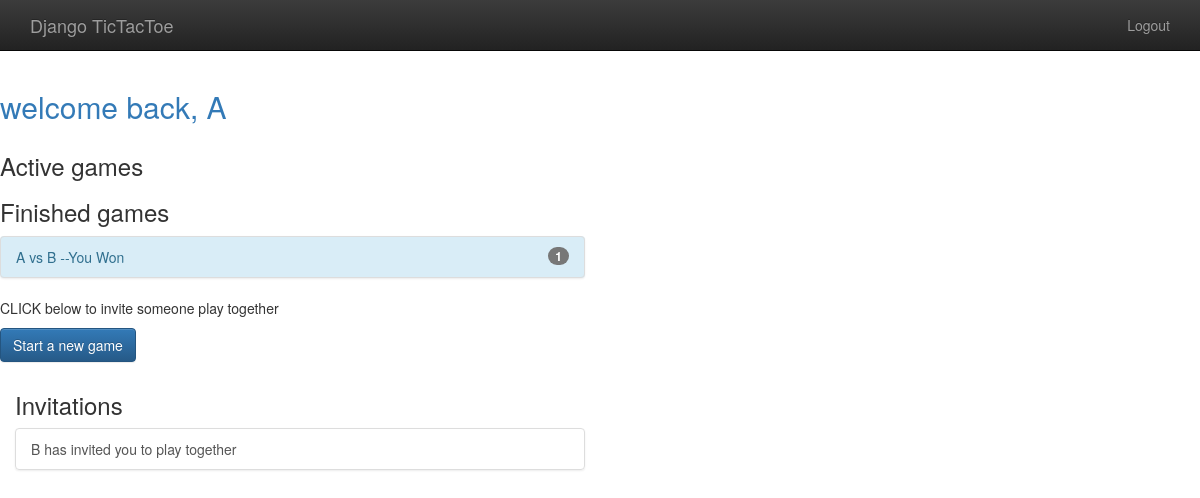
The app's page /player/home (signed in) with its own data.
### gameplay/models.py (models this page shows, shortened)
class Game(models.Model):
    first_player = models.ForeignKey(User, related_name="games_first_player", on_delete=models.CASCADE)
    second_player = models.ForeignKey(User, related_name="games_second_player", on_delete=models.CASCADE)
    start_time = models.DateTimeField(auto_now_add=True)
    last_active = models.DateTimeField(auto_now=True)
    status = models.CharField(max_length=1, default='F', choices=GAME_STATUS_CHOICES)
    objects = GamesQuerySet.as_manager()
    def get_absolute_url(self):
        return reverse("gameplay_detail", args=[self.id])
    def __str__(self):
        return f"{self.first_player} vs {self.second_player}"

### player/models.py (models this page shows)
class Invitation(models.Model):
    from_user = models.ForeignKey(User, related_name='invitation_send', on_delete=models.CASCADE)
    to_user = models.ForeignKey(
        User,
        related_name='invitation_received',
        verbose_name="User to invite",
        help_text="Select user you want to play with", on_delete=models.CASCADE)
    message = models.CharField(
        max_length=300, blank=True,
        verbose_name="Optional Message",
        help_text="It's nice to say hello.")
    timestamp = models.DateTimeField(auto_now_add=True)

### player/views.py (the view)
# urls.py: path('home', home, name="player_home"),
@login_required()
def home(request):
    my_games = Game.objects.games_for_user(request.user)
    active_games = my_games.active()
    finished_games = my_games.difference(active_games)
    invitations = request.user.invitation_received.all()
    return render(request, "player/home.html",
                {'active_games': active_games,
                'finished_games':finished_games,
                'invitations': invitations})

### gameplay/models.py (called while the page is built)
    def games_for_user(self, user):
        return self.filter(
            Q(first_player=user) or Q(second_player=user)
        )

    def active(self):
        return self.filter(
            Q(status='F') or Q(status='S')
        )

### templates/player/home.html (shortened to what this page needs)
{% extends "base.html" %}
{% load static %}
{% block content %}
    <h2 class="text-primary">welcome back, {{ user.username }} </h2>
    <div class="row">
        <div class="col-md-6">
            <h3>Active games</h3>
            <h3>Finished games</h3>
            {% include "player/game_list_snippets.html" with games_list=finished_games %}
            <p>CLICK below to invite someone play together</p>
            <p>
                <a class="btn btn-primary" href="{% url 'player_new_invitation' %}">Start a new game</a>
            </p>
        </div>
    </div>
    <div class="col-md-6">
        <h3>Invitations</h3>
        {% if invitations %}
            <div class="list-group">
                {% for inv in invitations %}
                    <a class="list-group-item" href="{% url 'player_accept_invitation' id=inv.id %}">
                        {{ inv.from_user.username }} has invited you to play together
                    </a>
                {% endfor %}
            </div>
        {% else %}
            <p>No new invitation</p>
        {% endif %}
    </div>
{% endblock %}

### templates/player/game_list_snippets.html
{% if games_list %}
    <div class="list-group bg-info">
        {% for game in games_list %}
            <a class="list-group-item list-group-item-info"
            href="{{ game.get_absolute_url }}">
                {{game}}
                {% if game.status not in 'FS' %}
                    {% if game.status == 'D' %}
                        --Draw
                    {% elif game.status == 'W' and user == game.first_player %}
                        --You Won
                    {% elif game.status == 'L' and user == game.second_player %}
                        --You Won
                    {% else %}
                        --You lost
                    {% endif %}
                {% endif %}
                <span class="badge"> {{game.move_set.count}} </span>
            </a>
        {% endfor %}
    </div>
{% endif %}

### templates/base.html (style rules this page uses)
body { padding-top: 70px; padding-bottom: 20px }
body { padding-top: 70px; padding-bottom: 20px; }

### records on screen
Game: first_player+second_player "A vs B", status "--You Won", move_set.count "1"
Invitation: from_user.username "B"

### other values on screen
{{ user.username }} "A"
